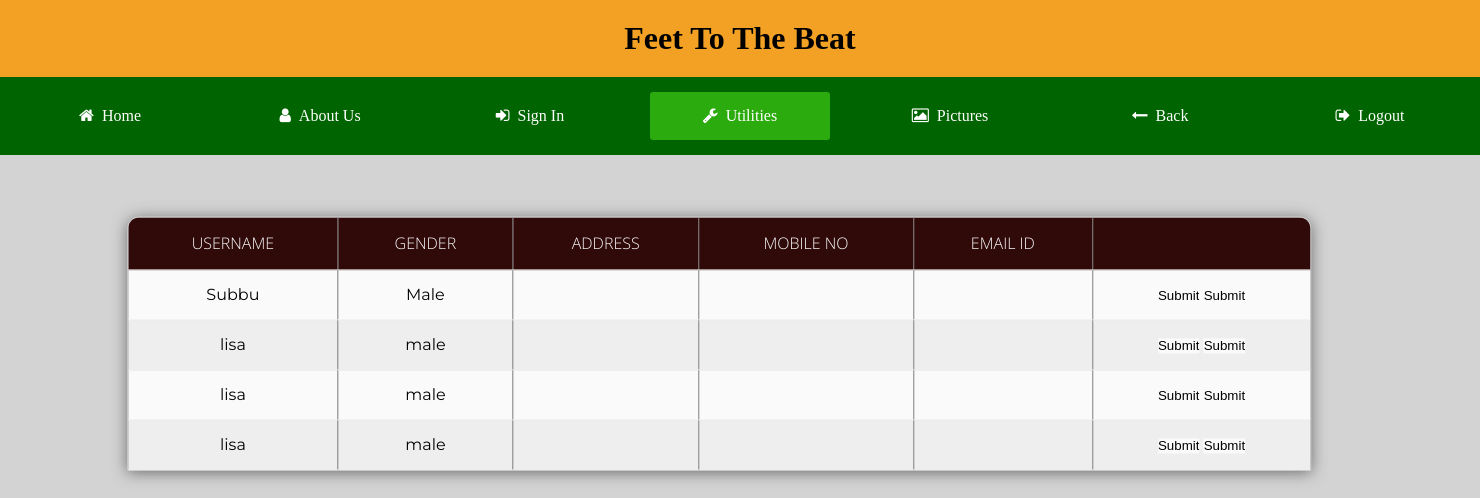
Page /user_request.php on the committed database.
### tables this page shows
CREATE TABLE `request` (
  `id` int(11) NOT NULL,
  `student_name` varchar(30) NOT NULL,
  `username` varchar(40) NOT NULL,
  `gender` varchar(40) NOT NULL,
  `dance_type` varchar(40) NOT NULL,
  `status` varchar(30) NOT NULL
);

### user_request.php (the view, shortened to what this page needs)
<!DOCTYPE html>
<html>
<head>
	<link rel="stylesheet" href="style.css">
	<link rel="stylesheet" href="requeststable.css">
	<link rel="stylesheet" href="https://stackpath.bootstrapcdn.com/font-awesome/4.7.0/css/font-awesome.min.css">
</head>
<body>
<div class="header">
<h1><b>Feet To The Beat</b></h1>
</div>
</head>
<body>
<div class="menu-bar">
	<ul>
	<li><a href="Home Page.php"><i class="fa fa-home"></i>Home</a></li>
	<li><a href="requestaboutus.php"><i class="fa fa-user"></i>About Us</a>
		</li>
	<li><a href="#"><i class="fa fa-sign-in"></i>Sign In</a>
		</li>
        <li class="active"><a href="#"><i class="fa fa-wrench"></i>Utilities</a>
		</li>
	<li><a href="Picturesad.php"><i class="fa fa-picture-o"></i>Pictures</a>
		</li>
		<li><a href="success.php"><i class="fa fa-long-arrow-left"></i>Back</a>
		</li>
		<li><a href="logoutsearch.php"><i class="fa fa-sign-out"></i>Logout</a></li>
	</ul>
	</div>
<p>&nbsp;</p>
<p>&nbsp; </p>
	<table border="1">
			<thead>
				<th>Username</th>
				<th>Gender</th>
				<th>Address</th>
				<th>Mobile No</th>
				<th>Email Id</th>
				<th></th>
			</thead>
			<tbody>
				<?php
					include('connection.php');
					$query=mysqli_query($conn,"select * from `request`");
					while($row=mysqli_fetch_array($query)){
						?>
						<tr>
						    <td><?php echo $row['username']; ?></td>
							<td><?php echo $row['gender']; ?></td>
							<td><?php echo $row['address']; ?></td>
							<td><?php echo $row['mobile_no']; ?></td>
							<td><?php echo $row['email_id']; ?></td>
							<td>
								<form>
									<input type="submit" name="submit" action="edit1.php?id=<?php echo $row['id']; ?>">
									<input type="submit" name="submit" action="delete1.php?id=<?php echo $row['id']; ?>">
								</form>
							</td>
						</tr>
						<?php
					}
				?>
			</tbody>
		</table>
	</body>
</html>

### style.css (style rules this page uses)
* { padding: 0; margin: 0; box-sizing: border-box; }
body { background-image: url("Screenshot.png"); background-color: lightgrey; position: relative; background-size: cover; background-position: center; box-sizing: border-box; font-family: sans-serif; }
.menu-bar { background: rgb(0,100,0); text-align: center; }
.menu-bar ul { display: inline-flex; list-style: none; color: #fff; }
.menu-bar ul li { width: 180px; margin: 15px; padding: 15px; z-index: 3; }
.menu-bar ul li a { padding: 20px; width: 25%; text-decoration: none; color: #fff; }
.active, .menu-bar ul li:hover { background: #2bab0d; border-radius: 3px; }
.menu-bar .fa { margin-right: 8px; }

### requeststable.css (style rules this page uses)
* { margin:0; padding: 0; outline: 0; }
table { position: absolute; z-index: 2; left: 55%; transform: translate(-58%,10%); width: 80%; border-collapse: collapse; border-spacing: 0; box-shadow: 0 2px 15px rgba(64,64,64,.7); border-radius: 12px 12px 0 0; overflow: hidden; padding-bottom: 30px; border-bottom: 30px; }
td , th { padding: 15px 20px; text-align: center; }
th { background: rgb(48,9,9); background: radial-gradient(circle, rgba(48,9,9,1) 100%, rgba(48,9,9,1) 100%); color: #fafafa; font-family: 'Open Sans',Sans-serif; font-weight: 200; text-transform: uppercase; }
tr { width: 100%; background-color: #fafafa; font-family: 'Montserrat', sans-serif; }
tr:nth-child(even) { background-color: #eeeeee; }
input { border: 0; background-color: #fafafa; }

### user_request.php (style rules this page uses)
body { margin: 0; font-family: comic sans ms; }
body { margin: 0; }
.header { background-color: #F2A124; padding: 20px; text-align: center; }

### rows in the picture
request: username "Subbu", gender "Male"
request: username "lisa", gender "male"
request: username "lisa", gender "male"
request: username "lisa", gender "male"
